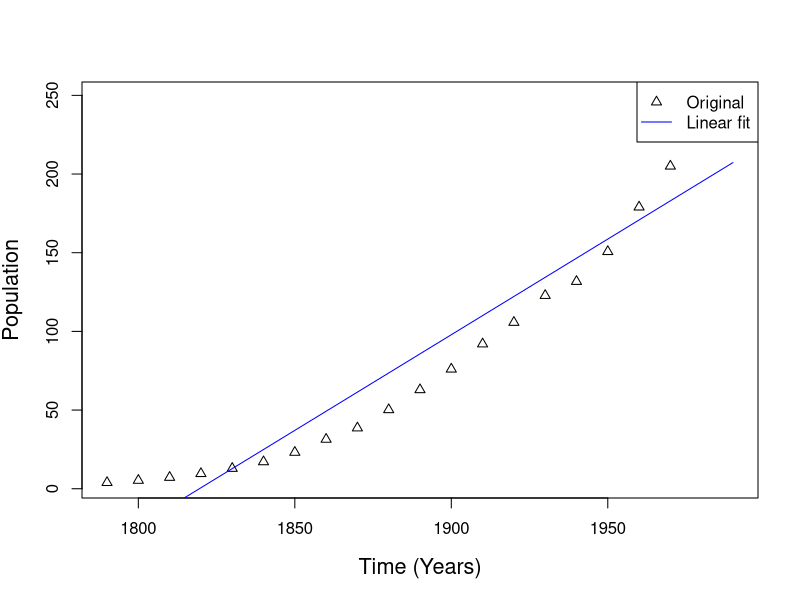
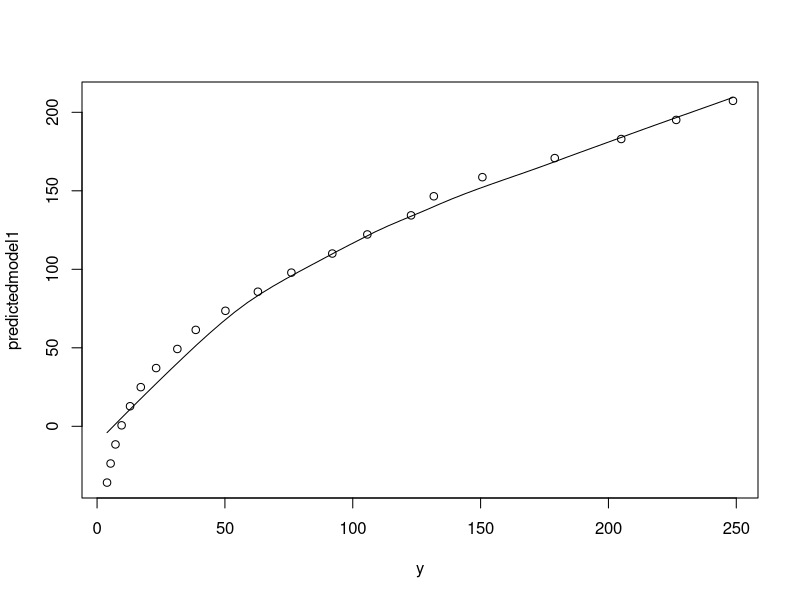

Generate these figures, in order, with R:
#Installing the necessary libraries
library(tidyverse)
library(data.table)

#Load the census dataset array
workspace <- getwd()
setwd(workspace)
census <- fread('population.csv')

#Specify x values (year)
x <- census$Year

#Specify y values (population)
y <- census$Pop

#Modelling the Data for linear fit
model1 <- lm( y ~ poly(x,1)) #Linear fit

#Predicting the model
predictedmodel1 <- predict(model1)

#Plotting the prdicted values for different polynomials with actual data,
#to study the fit
plot(x,y, xlab = "Time (Years)", ylab = "Population", cex.lab = 1.3, pch=24)
lines(x, predictedmodel1, col = "blue", lwd = 1)

# Add a legend
legend("topright", 
       legend = c("Original", "Linear fit"), 
       lty = c(NA,1), pch = c(24,NA),col = c( "black","blue"))

#Finding correlation coefficients
R <- cor(predictedmodel1,census$Pop)

#Scatter Plot between estimated and actual population values
scatter.smooth(y,predictedmodel1)

